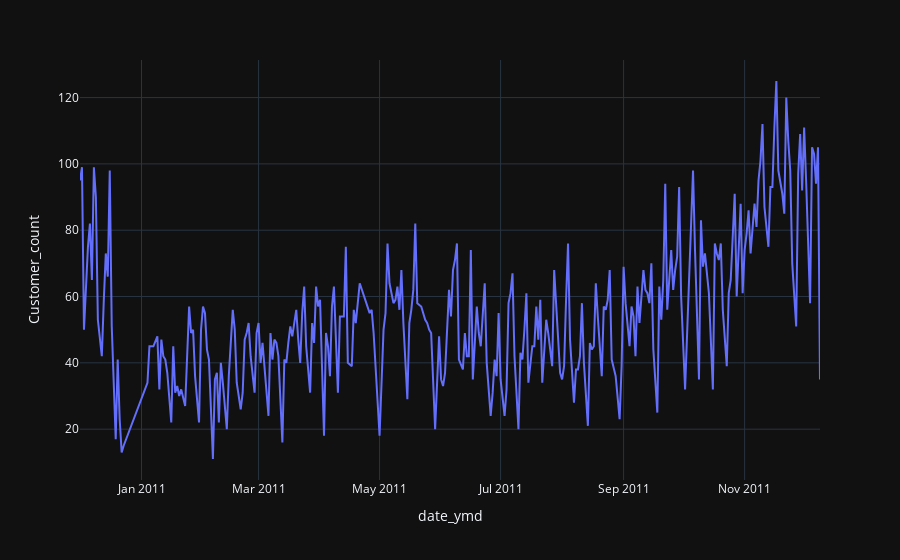

The cell this chart's notebook holds for it:
### Code cell
customer_count_by_date = (
    df.groupby("date_ymd")["CustomerID"]
    .nunique()
    .reset_index()
    .rename({"CustomerID": "Customer_count"}, axis=1)
)
customer_count_by_date

fig = px.line(
    customer_count_by_date,
    x="date_ymd",
    y="Customer_count",
    template="plotly_dark",
)
fig.show()

### Figure 1 — Plotly figure (JSON) as saved in the notebook; plotly's stock layout.template omitted (floating-point values rounded to 4 significant figures; data arrays with more than 128 entries replaced by an {"elided": "..."} marker saying what was removed)
{"data": [{"hovertemplate": "date_ymd=%{x}<br>Customer_count=%{y}<extra></extra>", "legendgroup": "", "line": {"color": "#636efa", "dash": "solid"}, "marker": {"symbol": "circle"}, "mode": "lines", "name": "", "orientation": "v", "showlegend": false, "type": "scatter", "x": {"elided": "305 str values"}, "xaxis": "x", "y": {"elided": "305 int values"}, "yaxis": "y"}], "layout": {"legend": {"tracegroupgap": 0}, "margin": {"t": 60}, "xaxis": {"anchor": "y", "domain": [0, 1], "title": {"text": "date_ymd"}}, "yaxis": {"anchor": "x", "domain": [0, 1], "title": {"text": "Customer_count"}}}}
